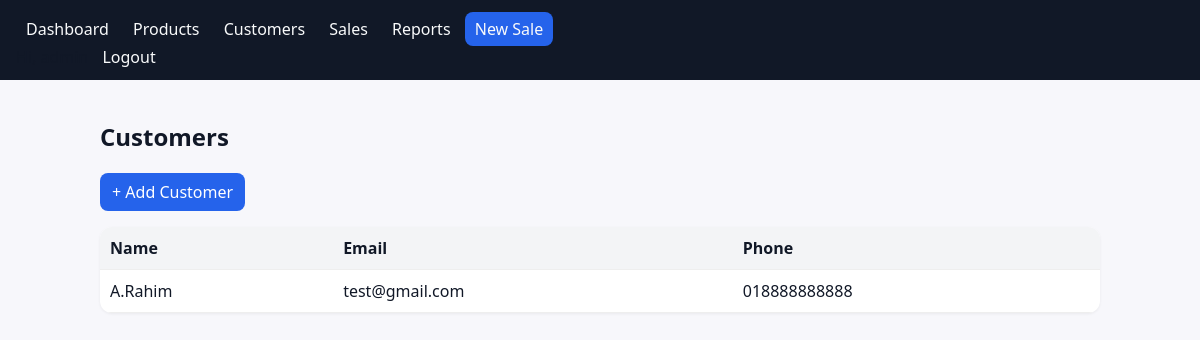
The page /customers/ (signed in) on the database its author committed.
### pos/models.py (models this page shows, shortened)
class Customer(models.Model):
    name = models.CharField(max_length=120)
    email = models.EmailField(blank=True, null=True)
    phone = models.CharField(max_length=30, blank=True, null=True)
    address = models.TextField(blank=True, null=True)

### pos/views.py (the view)
# urls.py: path('customers/', views.customer_list, name='customer_list'),
@login_required
def customer_list(request):
    customers = Customer.objects.order_by('name')
    return render(request,"pos/customer_list.html",{"customers":customers})

### pos/templates/pos/customer_list.html
{% extends 'pos/base.html' %}{% block content %}<h2>Customers</h2><p><a class="btn" href="{% url 'customer_create' %}">+ Add Customer</a></p><table class="table"><thead><tr><th>Name</th><th>Email</th><th>Phone</th></tr></thead><tbody>{% for c in customers %}<tr><td>{{ c.name }}</td><td>{{ c.email }}</td><td>{{ c.phone }}</td></tr>{% empty %}<tr><td colspan="3">No customers yet.</td></tr>{% endfor %}</tbody></table>{% endblock %}

### pos/static/pos/styles.css (style rules this page uses)
:root { font-family: ui-sans-serif, system-ui, -apple-system, Segoe UI, Roboto, Arial, Noto Sans, sans-serif; }
body { margin: 0; background: #f7f7fb; color: #111827; }
.table { width:100%; border-collapse: collapse; background:white; border-radius:12px; overflow:hidden; box-shadow: 0 1px 3px rgba(0,0,0,0.06); }
.table th, .table td { padding:10px; border-bottom:1px solid #eee; text-align:left; }
.table thead { background:#f3f4f6; }
.btn { display:inline-block; background:#2563eb; color:#fff; padding:8px 12px; border-radius:8px; text-decoration:none; border:0; cursor:pointer; }

### rows shown on the page
Customer: name "A.Rahim", email "test@gmail.com", phone "018888888888"
